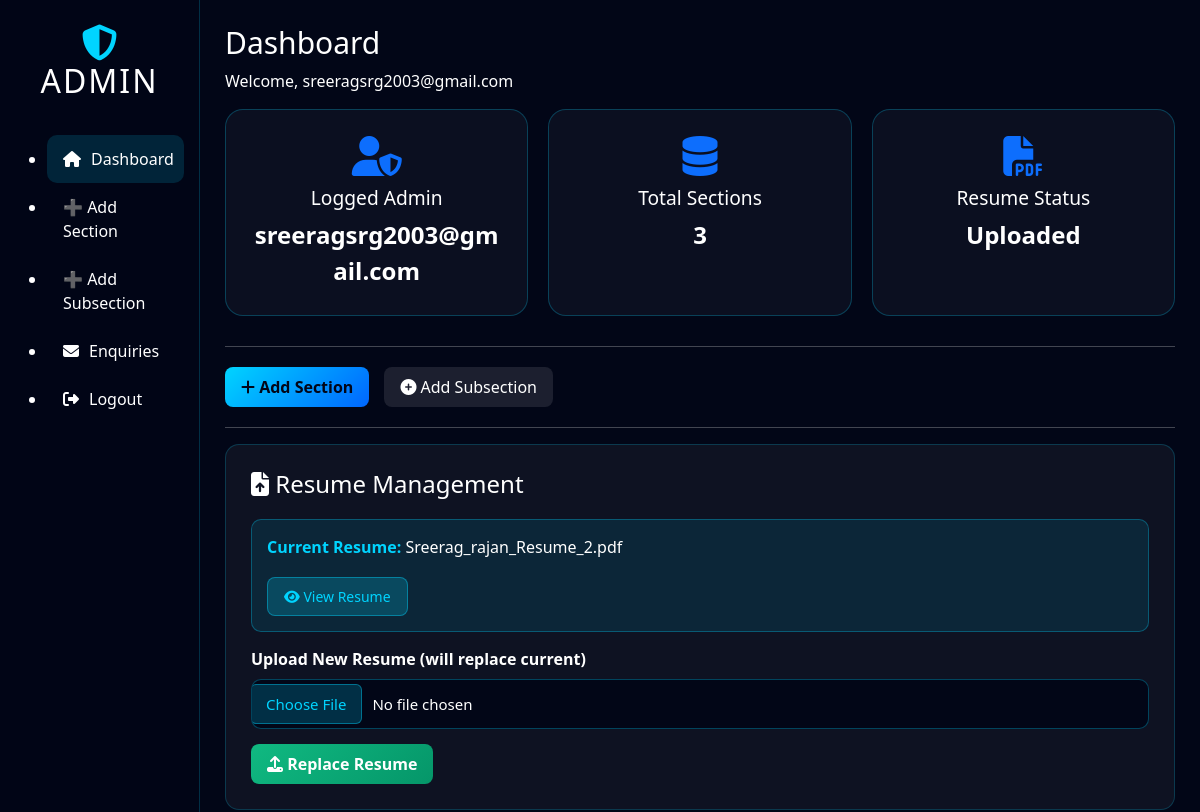
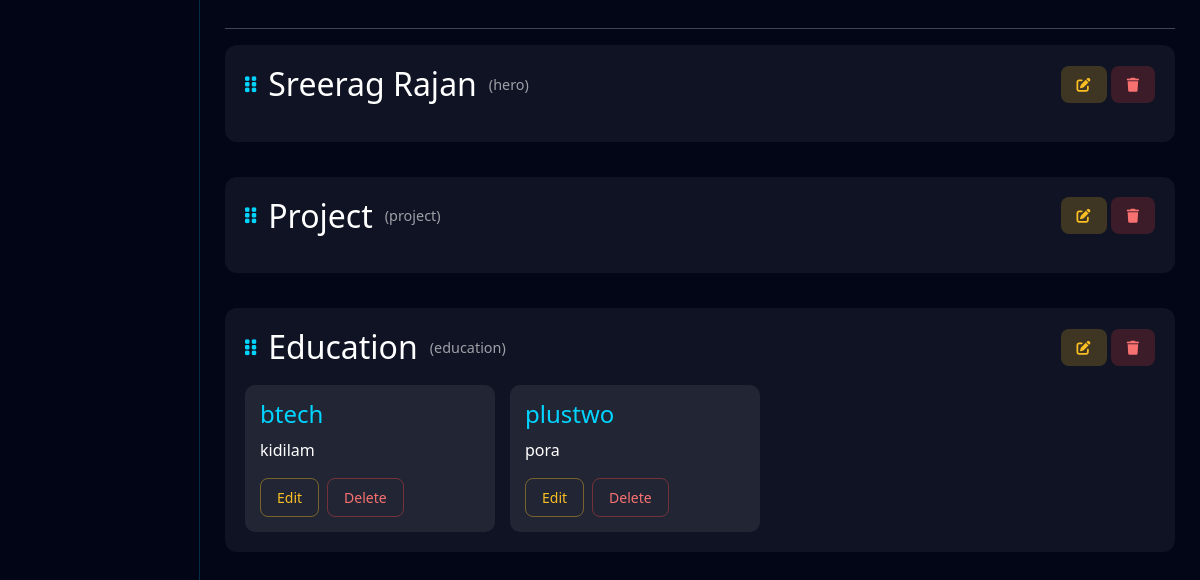
The page /admin/dashboard (signed in) on the database as committed earlier (2 pictures, top to bottom).
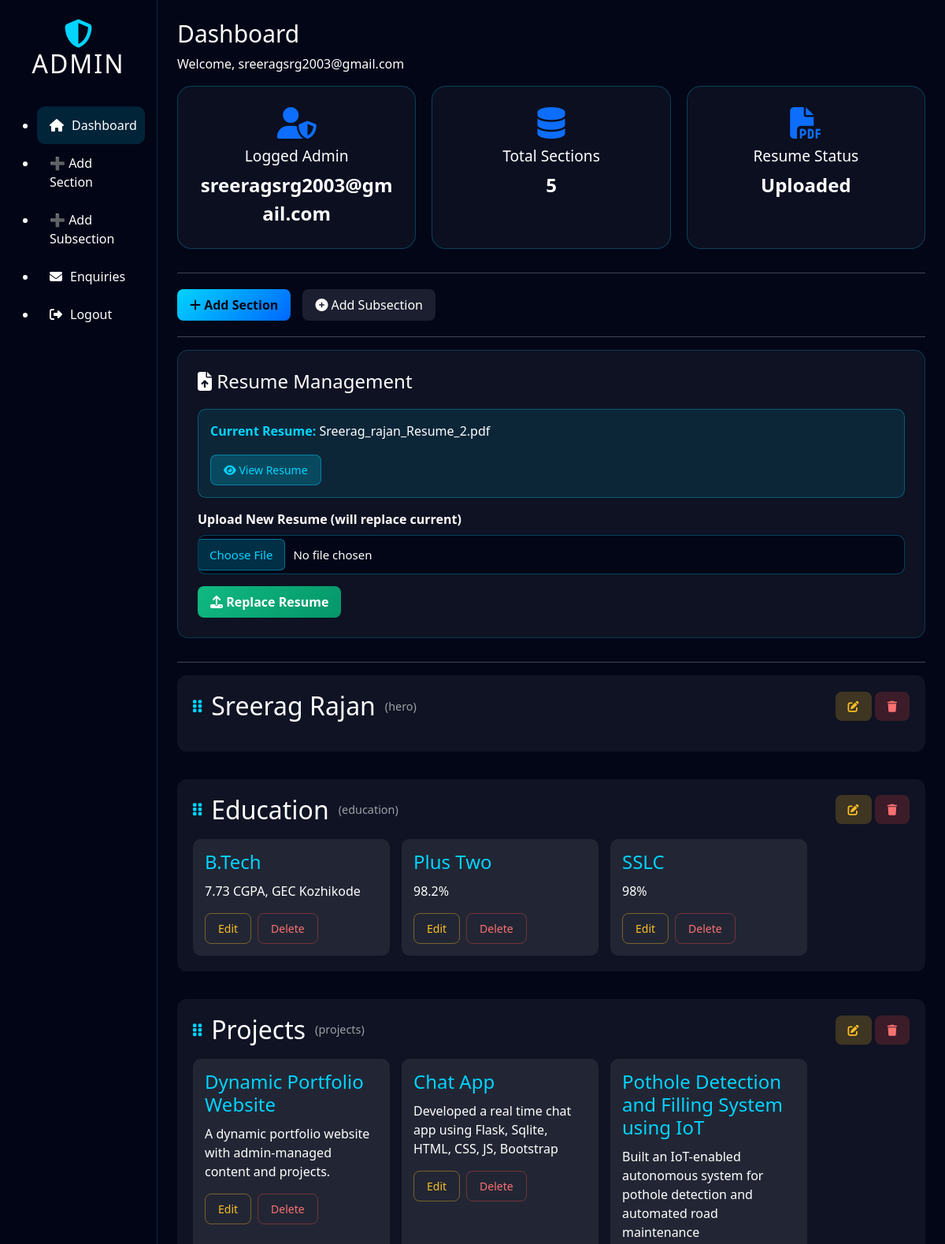
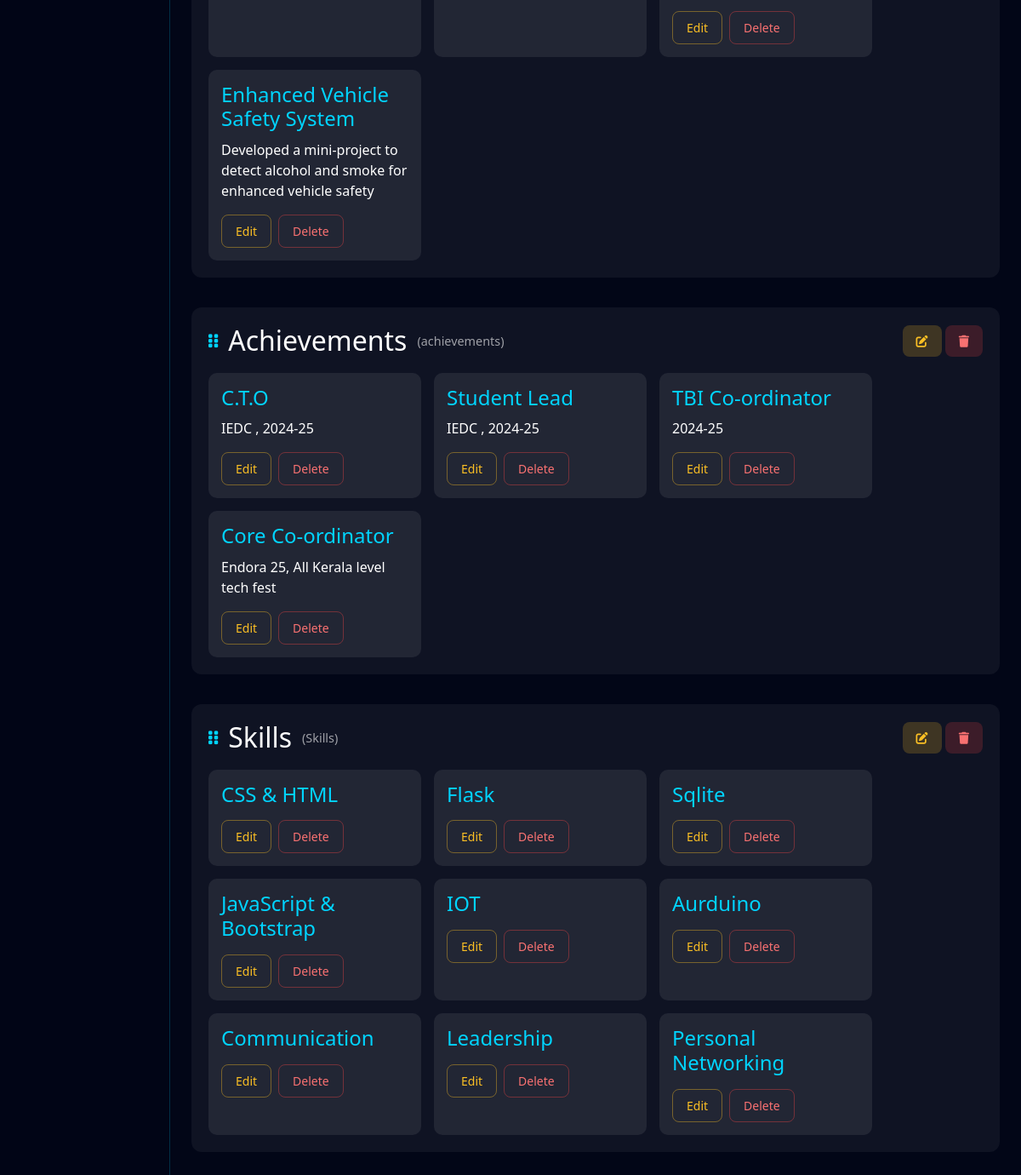
The same page on the database as committed later (2 pictures, top to bottom).
### models.py (models this page shows)
class Resume(db.Model):
    __tablename__ = "resume"
    id = db.Column(db.Integer, primary_key=True)
    filename = db.Column(db.String(255), nullable=False)

class SectionHead(db.Model):
    __tablename__ = "section_head"
    id = db.Column(db.Integer, primary_key=True)
    section_name = db.Column(db.String(100), unique=True, nullable=False)
    section_title = db.Column(db.String(200), nullable=False)
    section_description = db.Column(db.Text)
    display_order = db.Column(db.Integer, default=0)
    items = db.relationship("SectionBody", backref="section", cascade="all, delete",
                            order_by="SectionBody.item_order")

class SectionBody(db.Model):
    __tablename__ = "section_body"
    id = db.Column(db.Integer, primary_key=True)
    section_id = db.Column(db.Integer, db.ForeignKey("section_head.id"), nullable=False)
    content_key = db.Column(db.String(100), nullable=False)
    content_value = db.Column(db.Text, nullable=False)
    group_id = db.Column(db.Integer, default=0)
    item_order = db.Column(db.Integer, default=0)

### admin/routes.py (the view)
@admin_bp.route("/dashboard")
@login_required
def dashboard():
    sections = SectionHead.query.order_by(SectionHead.display_order).all()
    resume = Resume.query.first()
    return render_template(
        "admin_dashboard.html",
        sections=sections,
        resume=resume
    )

### admin/routes.py (called while the page is built)
def login_required(f):
    from functools import wraps
    @wraps(f)
    def wrapper(*args, **kwargs):
        if "admin_id" not in session:
            return redirect(url_for("admin.login"))
        return f(*args, **kwargs)
    return wrapper

### templates/admin_dashboard.html (shortened to what this page needs)
{% extends "admin_layout.html" %}
{% set active = "dashboard" %}
{% set page_title = "Dashboard" %}
{% block content %}
<div class="dashboard-cards">
    <div class="card">
        <i class="fas fa-user-shield text-primary"></i>
        <h3>Logged Admin</h3>
        <p>{{ session['admin_username'] }}</p>
    </div>
    <div class="card">
        <i class="fas fa-database text-primary"></i>
        <h3>Total Sections</h3>
        <p>{{ sections|length }}</p>
    </div>
    <div class="card">
        <i class="fas fa-file-pdf text-primary"></i>
        <h3>Resume Status</h3>
        <p>{% if resume %}Uploaded{% else %}Not Uploaded{% endif %}</p>
    </div>
</div>
<hr>
<div class="action-buttons">
    <a class="btn btn-primary" href="{{ url_for('admin.add_section_head') }}">
        <i class="fas fa-plus"></i> Add Section
    </a>
    <a class="btn btn-secondary" href="{{ url_for('admin.add_subsection') }}">
        <i class="fas fa-plus-circle"></i> Add Subsection
    </a>
</div>
<hr>
<div class="resume-upload-section">
    <h3>
        <i class="fas fa-file-upload"></i> Resume Management
    </h3>
    {% if resume %}
    <div class="current-resume">
        <p>
            <strong>Current Resume:</strong> {{ resume.filename }}
        </p>
        <a href="{{ url_for('static', filename='uploads/resume/' + resume.filename) }}"
           target="_blank"
           class="btn btn-sm btn-info mt-2">
            <i class="fas fa-eye"></i> View Resume
        </a>
    </div>
    {% else %}
    <div class="alert alert-warning">
        <i class="fas fa-exclamation-triangle"></i> No resume uploaded yet.
    </div>
    {% endif %}
    <form method="POST"
          action="{{ url_for('admin.upload_resume') }}"
          enctype="multipart/form-data"
          style="margin-top: 15px;">
        <div class="form-group" style="margin-bottom: 15px;">
            <label style="color: white; margin-bottom: 8px; display: block;">
                {% if resume %}Upload New Resume (will replace current){% else %}Upload Resume{% endif %}
            </label>
            <input type="file"
                   name="resume"
                   accept=".pdf"
                   required
                   class="form-control"
                   style="background: rgba(2,6,23,0.9); color: white; border: 1px solid rgba(0,212,255,0.3); border-radius: 10px; padding: 10px;">
        </div>
        <button type="submit" class="btn btn-success">
            <i class="fas fa-upload"></i> {% if resume %}Replace Resume{% else %}Upload Resume{% endif %}
        </button>
    </form>
</div>
<hr>
<div id="sections-container">
{% for section in sections %}
<div class="section-block" data-id="{{ section.id }}">
    <div class="section-header">
        <div class="section-title-wrap">
            <span class="drag-handle">
                <i class="fas fa-grip-vertical"></i>
            </span>
            <h2>{{ section.section_title }}</h2>
            <span class="section-name">({{ section.section_name }})</span>
        </div>
        <div class="section-actions">
            <a href="{{ url_for('admin.edit_section', id=section.id) }}"
               class="btn btn-sm btn-warning">
                <i class="fas fa-edit"></i>
            </a>
            <a href="{{ url_for('admin.delete_section', id=section.id) }}"
               class="btn btn-sm btn-danger"
               onclick="return confirm('Delete this section and all subsections?');">
                <i class="fas fa-trash"></i>
            </a>
        </div>
    </div>
    <div class="subsection-grid">
        {% for item in section.items %}
        <div class="sub-card">
            <h4>{{ item.content_key }}</h4>
            <p>{{ item.content_value }}</p>
            <div class="sub-actions">
                <a href="{{ url_for('admin.edit_subsection', id=item.id) }}"
                   class="btn btn-sm btn-outline-warning">Edit</a>
                <a href="{{ url_for('admin.delete_subsection', id=item.id) }}"
                   class="btn btn-sm btn-outline-danger"
                   onclick="return confirm('Delete this subsection?');">
                    Delete
                </a>
            </div>
        </div>
        {% endfor %}
    </div>
</div>
{% endfor %}
</div>
{% endblock %}

### templates/admin_layout.html (shortened to what this page needs)
<!DOCTYPE html>
<html lang="en">
<head>
    <link href="https://cdn.jsdelivr.net/npm/bootstrap@5.3.3/dist/css/bootstrap.min.css" rel="stylesheet">
    <link rel="stylesheet" href="{{ url_for('static', filename='css/admin_dashboard.css') }}">
    <link rel="stylesheet" href="{{ url_for('static', filename='css/admin_forms.css') }}">
    <link rel="stylesheet" href="https://cdnjs.cloudflare.com/ajax/libs/font-awesome/6.6.0/css/all.min.css">
</head>
<body class="admin-body">
    <div class="container-fluid min-vh-100">
        <div class="row min-vh-100">
            <aside id="sidebarMenu" class="col-md-3 col-lg-2 sidebar collapse d-md-block">
                <div class="sidebar-header">
                    <i class="fas fa-shield-alt logo-icon"></i>
                    <h2>ADMIN</h2>
                </div>
                <ul class="sidebar-menu">
                    <li>
                        <a href="{{ url_for('admin.dashboard') }}"
                            class="{% if active=='dashboard' %}active{% endif %}">
                            <i class="fas fa-home"></i> Dashboard
                        </a>
                    </li>
                    <li>
                        <a href="{{ url_for('admin.add_section_head') }}">
                            ➕ Add Section
                        </a>
                    </li>
                    <li>
                        <a href="{{ url_for('admin.add_subsection') }}">
                            ➕ Add Subsection
                        </a>
                    </li>
                    <li>
                        <a href="{{ url_for('admin.enquiries') }}">
                            <i class="fas fa-envelope"></i> Enquiries
                        </a>
                    </li>
                    <li>
                        <a href="{{ url_for('admin.logout') }}" class="logout-btn">
                            <i class="fas fa-sign-out-alt"></i> Logout
                        </a>
                    </li>
                </ul>
            </aside>
            <main class="col-md-9 col-lg-10 main-content">
                <header class="admin-header">
                    <h1>{{ page_title }}</h1>
                    <p>Welcome, {{ session['admin_username'] }}</p>
                </header>
                <section class="content-section">
                    {% block content %}{% endblock %}
                </section>
            </main>
        </div>
    </div>
</body>
</html>

### static/css/admin_dashboard.css (style rules this page uses)
* { margin: 0; padding: 0; box-sizing: border-box; }
body.admin-body { background: #020617; color: #ffffff; min-height: 100vh; font-family: 'Segoe UI', Tahoma, Geneva, Verdana, sans-serif; }
.sidebar { background: rgba(2, 6, 23, 0.95); min-height: 100vh; border-right: 1px solid rgba(0, 212, 255, 0.2); padding: 25px 15px; }
.sidebar-header { text-align: center; margin-bottom: 35px; }
.logo-icon { font-size: 36px; color: #00d4ff; }
.sidebar-header h2 { color: #ffffff; letter-spacing: 2px; }
.sidebar-menu a { display: flex; align-items: center; gap: 10px; padding: 12px 16px; color: #ffffff !important; text-decoration: none; border-radius: 10px; transition: 0.3s ease; font-weight: 500; }
.sidebar-menu a:hover, .sidebar-menu a.active { background: rgba(0, 212, 255, 0.15); }
.main-content { padding: 25px; }
.admin-header h1 { font-size: 30px; color: #ffffff !important; }
.admin-header p { color: #ffffff !important; }
.dashboard-cards { display: flex; gap: 20px; margin-bottom: 30px; flex-wrap: wrap; }
.card { flex: 1; min-width: 200px; background: rgba(255, 255, 255, 0.04); padding: 26px; border-radius: 18px; border: 1px solid rgba(0, 212, 255, 0.25); text-align: center; transition: 0.3s ease; }
.card i { font-size: 2.5rem; margin-bottom: 10px; }
.card h3 { color: #ffffff !important; font-size: 1.2rem; margin-bottom: 8px; }
.card p { color: #ffffff !important; font-size: 1.5rem; font-weight: 600; margin: 0; }
.action-buttons { display: flex; gap: 15px; margin: 20px 0; flex-wrap: wrap; }
.action-buttons a { text-decoration: none !important; }
.resume-upload-section { background: rgba(255,255,255,0.05); padding: 25px; border-radius: 14px; margin-bottom: 30px; border: 1px solid rgba(0, 212, 255, 0.2); }
.resume-upload-section h3 { color: white; margin-bottom: 20px; font-size: 1.5rem; }
.current-resume { background: rgba(0,212,255,0.1); padding: 15px; border-radius: 10px; margin-bottom: 15px; border: 1px solid rgba(0, 212, 255, 0.3); }
.current-resume p { color: white; margin: 0; margin-bottom: 10px; }
.current-resume strong { color: #00d4ff; }
.resume-upload-section .form-control { background: rgba(2,6,23,0.9) !important; color: white !important; border: 1px solid rgba(0,212,255,0.3) !important; border-radius: 10px !important; padding: 10px !important; }
.resume-upload-section label { color: white; margin-bottom: 8px; display: block; font-weight: 600; }
.section-block { background: rgba(255,255,255,0.05); padding: 20px; border-radius: 12px; margin-bottom: 35px; user-select: none; -webkit-user-select: none; }
.section-header { display: flex; justify-content: space-between; align-items: center; flex-wrap: wrap; gap: 15px; }
.section-title-wrap { display: flex; align-items: center; gap: 12px; }
.section-header h2 { color: #ffffff; margin: 0; }
.section-name { color: rgba(255, 255, 255, 0.6); font-size: 0.9rem; }
.drag-handle { cursor: grab; color: #00d4ff; font-size: 18px; }
.subsection-grid { display: flex; gap: 15px; flex-wrap: wrap; margin-top: 18px; }
.sub-card { width: 250px; padding: 15px; background: rgba(255,255,255,0.08); border-radius: 10px; color: white; }
.sub-card h4 { color: #00d4ff; margin-bottom: 10px; }
.sub-actions { margin-top: 10px; display: flex; gap: 8px; }
.btn { border-radius: 8px; padding: 8px 16px; transition: 0.3s ease; border: none; }
.btn-primary { background: linear-gradient(135deg, #00d4ff, #0066ff); color: #020617; font-weight: 600; }
.btn-secondary { background: rgba(255, 255, 255, 0.1); color: white; }
.btn-success { background: linear-gradient(135deg, #10b981, #059669); color: white; font-weight: 600; }
.btn-info { background: rgba(0, 212, 255, 0.2); color: #00d4ff; border: 1px solid rgba(0, 212, 255, 0.4); }
.btn-warning { background: rgba(251, 191, 36, 0.2); color: #fbbf24; }
.btn-danger { background: rgba(239, 68, 68, 0.2); color: #f87171; }
.btn-outline-warning { border: 1px solid rgba(251, 191, 36, 0.4); color: #fbbf24; }
.btn-outline-danger { border: 1px solid rgba(239, 68, 68, 0.4); color: #f87171; }

### static/css/admin_forms.css (style rules this page uses)
.form-group { margin-bottom: 18px; }
.form-group label { font-weight: 600; margin-bottom: 8px; display: block; color: #e2e8f0; }
.form-group input, .form-group select, .form-group textarea { width: 100%; padding: 12px 14px; font-size: 15px; border-radius: 10px; border: 1px solid rgba(56, 189, 248, 0.3); background: rgba(2, 6, 23, 0.9); color: #ffffff; transition: 0.3s ease; }

Rows that differ between the two databases and show on the page:
changed SectionHead "Education": moves up the list
changed SectionBody: content_key "btech" → "B.Tech"; content_value "kidilam" → "7.73 CGPA, GEC Kozhikode"
changed SectionBody: content_key "plustwo" → "Plus Two"; content_value "pora" → "98.2%"
added SectionBody: content_key "SSLC", content_value "98%", shown under SectionHead "Education"
changed SectionHead: section_title "Project" → "Projects"; section_name "project" → "projects"
added SectionBody: content_key "Dynamic Portfolio Website", content_value "A dynamic portfolio website with admin-managed content and projects.", shown under SectionHead "Projects"
added SectionBody: content_key "Chat App", content_value "Developed a real time chat app using Flask, Sqlite, HTML, CSS, JS, Bootstrap", shown under SectionHead "Projects"
added SectionBody: content_key "Pothole Detection and Filling System using IoT", content_value "Built an IoT-enabled autonomous system for pothole detection and automated road maintenance", shown under SectionHead "Projects"
added SectionBody: content_key "Enhanced Vehicle Safety System", content_value "Developed a mini-project to detect alcohol and smoke for enhanced vehicle safety", shown under SectionHead "Projects"
added SectionHead: section_title "Achievements", section_name "achievements"
added SectionBody: content_key "C.T.O", content_value "IEDC , 2024-25", shown under "Achievements"
added SectionBody: content_key "Student Lead", content_value "IEDC , 2024-25", shown under "Achievements"
added SectionBody: content_key "TBI Co-ordinator", content_value "2024-25", shown under "Achievements"
added SectionBody: content_key "Core Co-ordinator", content_value "Endora 25, All Kerala level tech fest", shown under "Achievements"
added SectionHead: section_title "Skills", section_name "Skills"
added SectionBody: content_key "CSS & HTML", shown under "Skills"
added SectionBody: content_key "Flask", shown under "Skills"
added SectionBody: content_key "Sqlite", shown under "Skills"
added SectionBody: content_key "JavaScript & Bootstrap", shown under "Skills"
added SectionBody: content_key "IOT", shown under "Skills"
added SectionBody: content_key "Aurduino", shown under "Skills"
added SectionBody: content_key "Communication", shown under "Skills"
added SectionBody: content_key "Leadership", shown under "Skills"
added SectionBody: content_key "Personal Networking", shown under "Skills"
Other text that changed with them:
{{ sections|length }}: "3" → "5"
